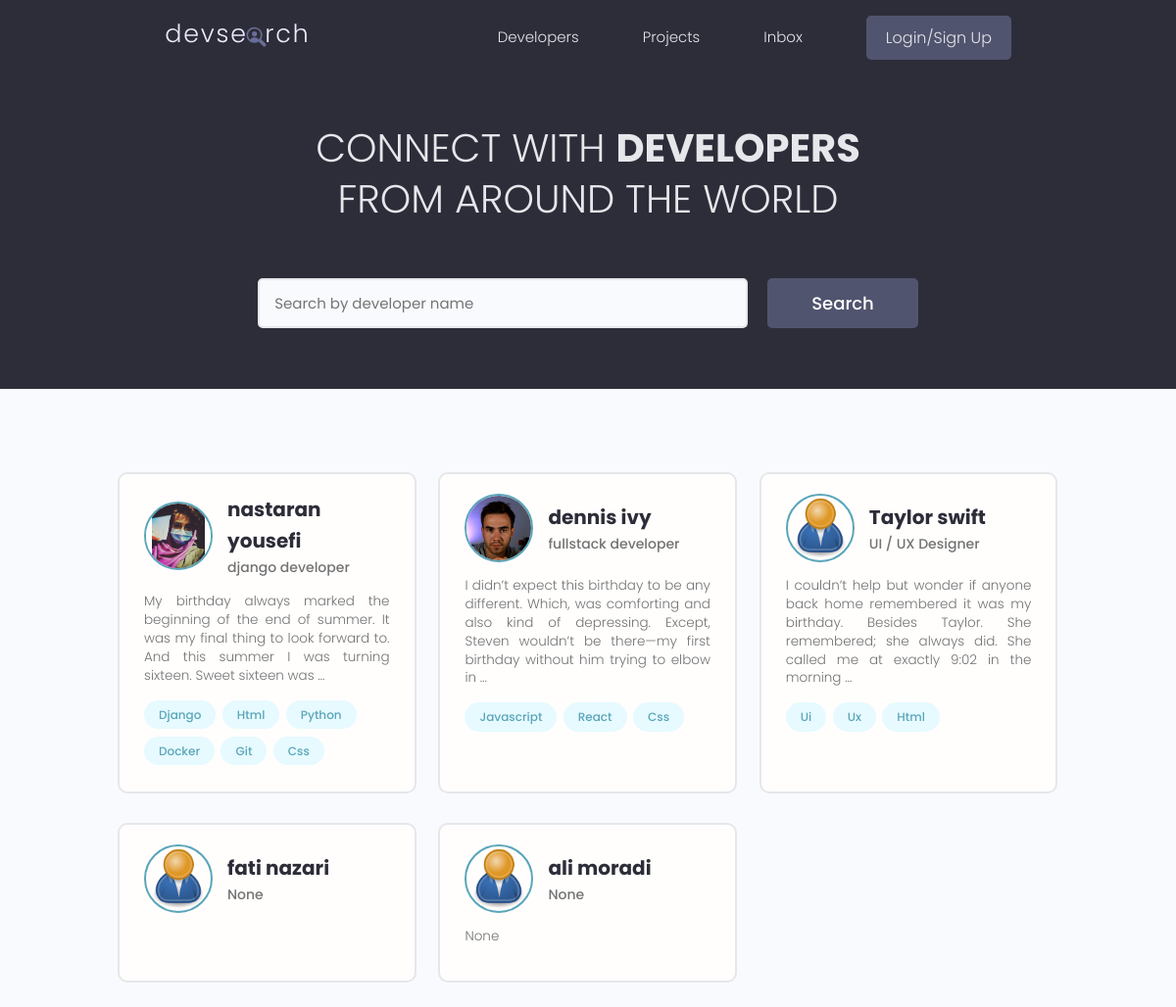
The page / on the database its author committed.
### users/models.py (models this page shows, shortened)
class Profile(models.Model):
    user = models.OneToOneField(User, on_delete=models.CASCADE, null=True, blank=True)
    name = models.CharField(max_length=250, null=True, blank=True)
    username = models.CharField(max_length=250, null=True, blank=True)
    email = models.EmailField(max_length=500, blank=True, null=True)
    short_intro = models.CharField(max_length=200, blank=True, null=True)
    bio = models.TextField(blank=True, null=True)
    location = models.CharField(max_length=200, blank=True, null=True)
    profile_image = models.ImageField(blank=True, null=True, upload_to='profiles/',
                         default='profiles/user-default.png')
    social_github = models.CharField(max_length=500, blank=True, null=True)
    social_linkedin = models.CharField(max_length=500, blank=True, null=True)
    social_website = models.CharField(max_length=500, blank=True, null=True)
    social_twitter = models.CharField(max_length=500, blank=True, null=True)
    created = models.DateTimeField(auto_now_add=True)
    id = models.UUIDField(default=uuid.uuid4, unique=True, editable=False, primary_key=True)

class Skill(models.Model):
    owner = models.ForeignKey(Profile, on_delete=models.CASCADE)
    name = models.CharField(max_length=200, blank=True, null=True)
    description = models.TextField(null=True, blank=True)

### users/views.py (the view)
# urls.py: path('', views.profiles, name='profiles'),
def profiles(request):
    profiles = Profile.objects.all()
    context = {
        'profiles' : profiles,
    }
    return render(request, 'users/profiles.html', context)

### users/templates/users/profiles.html (shortened to what this page needs)
{% extends 'main.html' %}
{% block content %}
<main class="home">
    <section class="hero-section text-center">
      <div class="container container--narrow">
        <div class="hero-section__box">
          <h2>CONNECT WITH <span>DEVELOPERS</span></h2>
          <h2>FROM AROUND THE WORLD</h2>
        </div>
        <div class="hero-section__search">
          <form class="form" action="#" method="get">
            <div class="form__field">
              <input class="input input--text" id="formInput#search" type="text" name="text"
                placeholder="Search by developer name" />
            </div>
            <input class="btn btn--sub btn--lg" type="submit" value="Search" />
          </form>
        </div>
      </div>
    </section>
    <section class="devlist">
      <div class="container">
        <div class="grid grid--three">
        {% for profile in profiles %}
          <div class="column card">
            <div class="dev">
              <a href="{% url 'user-profile' profile.pk %}" class="card__body">
                <div class="dev__profile">
                  <img class="avatar avatar--md" src="{{ profile.profile_image.url }}" alt="image" />
                  <div class="dev__meta">
                    <h3>{{ profile.name }}</h3>
                    <h5>{{ profile.short_intro|truncatewords:6 }}</h5>
                  </div>
                </div>
                <p class="dev__info">{{ profile.bio|truncatewords:30 }}</p>
                <div class="dev__skills">
                    {% for skill in profile.skill_set.all|slice:'6' %}
                      <span class="tag tag--pill tag--main">
                        <small>{{ skill.name|title }}</small>
                      </span>
                    {% endfor %}
                </div>
              </a>
            </div>
          </div>
          {% endfor %}
        </div>
      </div>
    </section>
  </main>
{% endblock %}

### static/styles/app.css (style rules this page uses)
:root { --color-sub: #2d2d39; }
.btn--sub { background-color: var(--color-sub-light); }
.card { border: 2px solid var(--color-light); }
img { width: 100%; }
.hero-section { height: 40vh; display: flex; align-items: center; background-color: var(--color-sub); }
.hero-section__box { margin-bottom: 4rem; }
.hero-section__box > h2, .hero-section__box > h2 > span { font-size: 4rem; color: var(--color-light); line-height: 1.3; text-transform: uppercase; }
.hero-section__box > h2 { font-weight: 300; }
.hero-section__box > h2 > span { font-weight: 700; }
.hero-section__search > .form { display: flex; align-items: center; justify-content: center; gap: 2rem; }
.hero-section__search > .form input.input--text { width: 50rem; }
.devlist { margin-top: 8rem; }
.devlist .grid { align-items: stretch; }
.devlist .dev .dev__profile { display: flex; align-items: center; gap: 1.5rem; }
.devlist .dev .dev__meta h3 { color: var(--color-sub); font-size: 2rem; font-weight: 700; }
.devlist .dev .dev__meta h5 { color: var(--color-text); font-size: 1.4rem; font-weight: 500; }
.devlist .dev .dev__info { margin: 1.5rem 0; font-size: 1.35rem; line-height: 1.4; text-align: justify; }

### static/uikit/styles/modules/_variables.css (style rules this page uses)
:root { --color-main: #5aa5b9; --color-main-light: #e6faff; --color-sub: #3f4156; --color-sub-light: #51546e; --color-sub-lighter: #ededfd; --color-text: #737373; --color-gray: #8b8b8b; --color-light: #e5e7eb; --color-light-gray: #767676; --color-bg: #f8fafd; --color-white: #fffefd; --color-white-light: #f3f3f3; --color-success: #359e64; --color-success-bg: #def8e8; --color-error: #fc4b0b; --color-error-bg: #fff2ee; --font-base: 'Poppins', arial, helvetica, 'Segoe UI', roboto, ubuntu, sans-serif; --font-monospace: 'Fira Code', 'Courier New', courier, monospace; --font-regular: 300; --font-medium: 500; --font-bold: 700; --generic-shadow: 1px 1px 5px #00000010; --generic-transition: all 0.3s ease-in-out; }

### static/uikit/styles/modules/_base.css (style rules this page uses)
* { margin: 0; padding: 0; box-sizing: border-box; text-rendering: optimizeLegibility; color: inherit; font-size: inherit; }
html { font-size: 50%; }
@media only screen and (min-width: 480px) { html { font-size: 56.25%; } }
@media only screen and (min-width: 1200px) { html { font-size: 62.5%; } }
body { line-height: 1.6; font-weight: 400; font-size: 1.5rem; color: var(--color-text); background-color: var(--color-bg); min-height: 100vh; }

### static/uikit/styles/modules/_typography.css (style rules this page uses)
* { font-family: var(--font-base); }
h2 { font-size: 3.6rem; font-weight: var(--font-bold); }
h3 { font-size: 3.2rem; font-weight: var(--font-medium); }
h5 { font-size: 2.4rem; font-weight: var(--font-medium); }
h5, h6 { font-weight: var(--font-regular); }
p, span, strong { font-size: 1.6rem; color: var(--color-text); font-weight: var(--font-regular); }
a { padding-bottom: 2px; text-decoration: none; display: inline-block; color: var(--color-main); font-weight: var(--font-medium); }

### static/uikit/styles/modules/_utilities.css (style rules this page uses)
.container { width: 92%; max-width: 165rem; margin: 0 auto; box-sizing: border-box; }
.container--narrow { width: 92%; max-width: 120rem; }
@media screen and (min-width: 1000px) { .container { width: 90%; } }
@media screen and (min-width: 1000px) { .container--narrow { width: 85%; } }
@media screen and (min-width: 1200px) { .container { width: 80%; } }
@media screen and (min-width: 1200px) { .container--narrow { width: 72%; } }
.text-center { text-align: center; }

### static/uikit/styles/modules/_avatar.css (style rules this page uses)
.avatar { border-radius: 50%; border: 2px solid var(--color-main); object-fit: cover; }
.avatar--md { height: 7rem; width: 7rem; }

### static/uikit/styles/modules/_button.css (style rules this page uses)
.btn { display: inline-block; position: relative; cursor: pointer; background-color: var(--color-light); font-weight: var(--font-medium); color: var(--color-sub); text-decoration: none; padding: 1rem 2rem; border-radius: 0.5rem; border: none; width: -webkit-fit-content; width: -moz-fit-content; width: fit-content; height: -webkit-fit-content; height: -moz-fit-content; height: fit-content; font-size: 1.6rem; outline-width: 0; outline-color: transparent; -webkit-backface-visibility: hidden; backface-visibility: hidden; transition: all 0.3s ease-in-out; }
.btn--sub { background-color: var(--color-sub); color: var(--color-white); }
.btn--lg { font-size: 1.8rem; padding: 1.2rem 4.5rem; }

### static/uikit/styles/modules/_card.css (style rules this page uses)
.card { border-radius: 1rem; background-color: var(--color-white); border: 1.5px solid var(--color-light); width: auto; height: auto; margin-top: 0.5rem; margin-bottom: 0.5rem; overflow: hidden; }
.card__body, .card__header { padding: 2rem 2.5rem; }

### rows shown on the page
Profile: profile_image (picture), name "nastaran yousefi", short_intro "django developer", bio "My birthday always marked the beginning of the end of summer. It was my final thing to look forward to. And this summer I was turning sixteen. Sweet sixteen was …"
Skill: name "Django"
Skill: name "Html"
Skill: name "Python"
Skill: name "Docker"
Skill: name "Git"
Skill: name "Css"
Profile: profile_image (picture), name "dennis ivy", short_intro "fullstack developer", bio "I didn’t expect this birthday to be any different. Which, was comforting and also kind of depressing. Except, Steven wouldn’t be there—my first birthday without him trying to elbow in …"
Skill: name "Javascript"
Skill: name "React"
Skill: name "Css"
Profile: profile_image (placeholder picture), name "Taylor swift", short_intro "UI / UX Designer", bio "I couldn’t help but wonder if anyone back home remembered it was my birthday. Besides Taylor. She remembered; she always did. She called me at exactly 9:02 in the morning …"
Skill: name "Ui"
Skill: name "Ux"
Skill: name "Html"
Profile: profile_image (placeholder picture), name "fati nazari", short_intro "None"
Profile: profile_image (placeholder picture), name "ali moradi", short_intro "None", bio "None"
